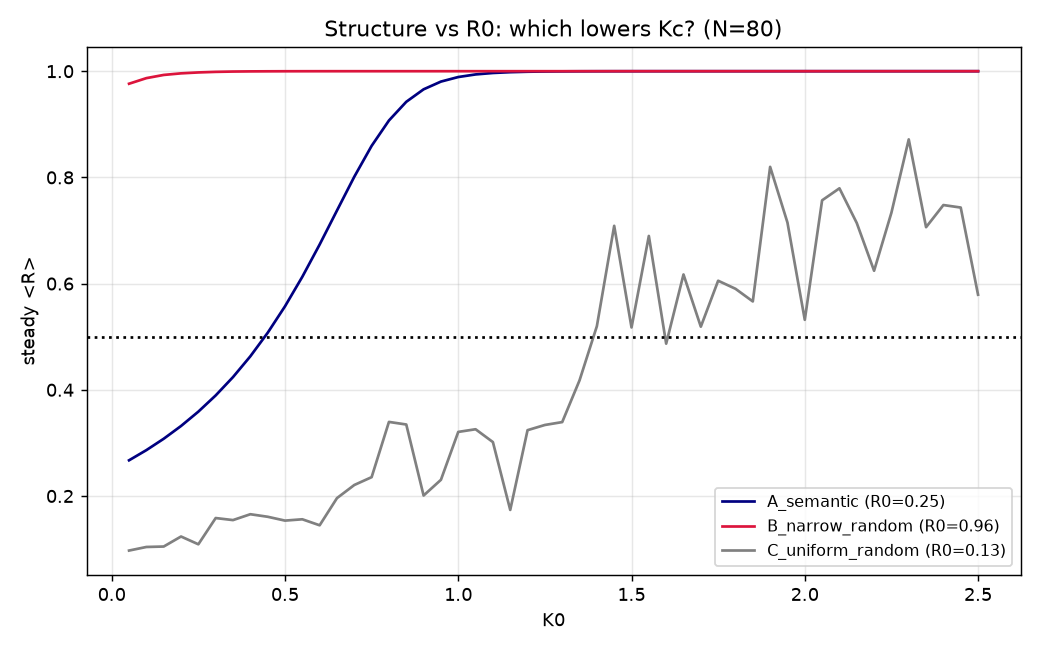

This figure's Python source:
# Clean head-to-head: is low-Kc due to STRUCTURE or just high R0?
# A: semantic clusters (R0~0.38, structured)
# B: narrow-arc random (same R0~0.38, but NO cluster structure)
# C: pure uniform random (R0~1/sqrt(N), unstructured)
import os, json, math
import numpy as np
import matplotlib
matplotlib.use('Agg')
import matplotlib.pyplot as plt

CLUSTERS8 = np.array([0.0, 0.785, 1.571, 2.356, 3.927, 4.712, 5.498, 6.283]) % (2*math.pi)

def make_A(N, rng):  # semantic clusters, R0 high
    return np.tile(CLUSTERS8, N//8 + 1)[:N].astype(float)
def make_B(N, rng):  # narrow arc random, matched R0~0.38
    # choose arc half-width w so that expected R0 ~ 0.38 -> w via R0=2/(w)*sin(w/2)~? use w=1.0
    w = 1.0
    return rng.uniform(-w/2, w/2, N) + 0.0
def make_C(N, rng):
    return rng.uniform(0, 2*math.pi, N)

def batch_R(th0fn, N, K0, nseed, alpha=0.6, dt=0.02, nsteps=300, seed=0):
    rng = np.random.RandomState(seed)
    th = np.array([th0fn(N, rng) for _ in range(nseed)])
    for _ in range(nsteps):
        z = np.mean(np.exp(1j*th), axis=1)
        R = np.abs(z); psi = np.angle(z)
        sin = np.sin(psi[:,None]-th)
        dth = N*R[:,None]*sin
        K = K0*(R**alpha)[:,None]
        th = th + dt*((K/N)*dth)
    Rf = np.abs(np.mean(np.exp(1j*th), axis=1))
    R0 = np.abs(np.mean(np.exp(1j*np.array([th0fn(N, rng) for _ in range(nseed)])), axis=1)).mean()
    return Rf.mean(), R0

N = 80
Kgrid = np.linspace(0.05, 2.5, 50)
NSEED = 10
conds = {'A_semantic': make_A, 'B_narrow_random': make_B, 'C_uniform_random': make_C}
results = {}
for name, f in conds.items():
    rngN = np.random.RandomState(7)
    Rmat = np.zeros((NSEED, len(Kgrid)))
    R0s = []
    for k, K0 in enumerate(Kgrid):
        rmean, R0 = batch_R(f, N, K0, NSEED, seed=rngN.randint(10**9))
        Rmat[:, k] = rmean
        if k == 0:
            R0s.append(R0)
    Rm = Rmat.mean(0)
    idx = np.where(Rm > 0.5)[0]
    onset = float(Kgrid[idx[0]]) if len(idx) else float('nan')
    results[name] = {'R0': float(np.mean(R0s)), 'onset': onset,
                     'Rmean': Rm.tolist()}
    print('%-18s R0=%.3f onset_K0=%.2f' % (name, results[name]['R0'], onset))

here = os.path.dirname(os.path.abspath(__file__))
json.dump({'N': N, 'Kgrid': Kgrid.tolist(), 'results': results},
          open(os.path.join(here, 'ecosystem_kuramoto8_result.json'), 'w'), indent=2)

fig, ax = plt.subplots(figsize=(8, 5))
cols = {'A_semantic': 'navy', 'B_narrow_random': 'crimson', 'C_uniform_random': 'gray'}
for name, c in cols.items():
    ax.plot(Kgrid, results[name]['Rmean'], '-', color=c, label='%s (R0=%.2f)' % (name, results[name]['R0']))
ax.axhline(0.5, ls=':', color='k')
ax.set_xlabel('K0'); ax.set_ylabel('steady <R>')
ax.set_title('Structure vs R0: which lowers Kc? (N=%d)' % N)
ax.legend(fontsize=9); ax.grid(alpha=0.3)
fig.tight_layout()
f = os.path.join(here, 'ecosystem_kuramoto8_structure_vs_R0.png')
fig.savefig(f, dpi=130)
print('saved', f)
